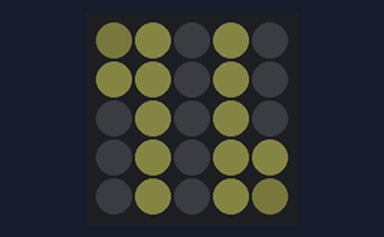
Bench run of a sketch on a simulated ESP32. Parts: 5×5 RGB LED matrix (first LED top left, wired row by row). Dim RGB values are drawn brighter than linear; WiFi joins after 1.5 s; servers stay silent unless stated; network time is answered at once with the bench clock; the local clock reads 2024-03-15 10:24:30 at power-on unless the sketch sets it; what the sketch prints to the serial monitor is not drawn.

Above: at 0.1 s.
At 3.03 s:
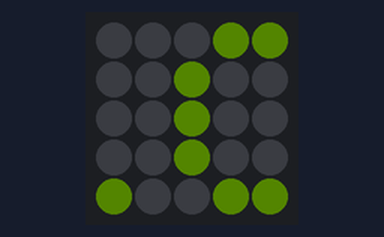
At 6.1 s:
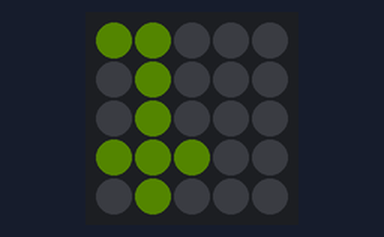
At 13.95 s:
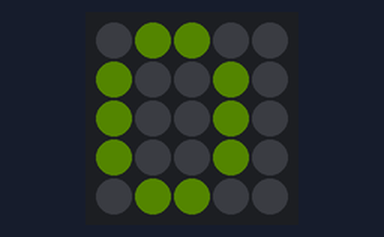
At 21.72 s:
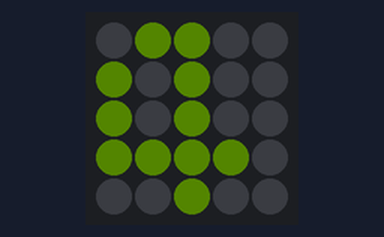
At 37.6 s:
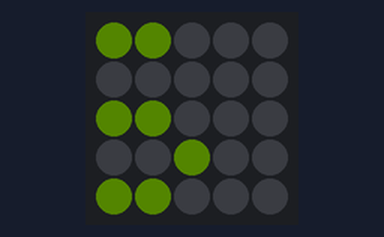

Measured:
- what the display in image 0 shows lasts 2.2 s, from 0.1 s to 2.3 s
- what the display in image 2 shows lasts 1.4 s, from 6.1 s to 7.5 s

The sketch:

m5atom-ntp-clock.ino
```cpp
#include <M5Atom.h>

#include <NTPClient.h>
#include <WiFi.h>
#include <WiFiUdp.h>

extern const unsigned char image_NO0[77];
extern const unsigned char image_NO1[77];
extern const unsigned char image_NO2[77];
extern const unsigned char image_NO3[77];
extern const unsigned char image_NO4[77];
extern const unsigned char image_NO5[77];
extern const unsigned char image_NO6[77];
extern const unsigned char image_NO7[77];
extern const unsigned char image_NO8[77];
extern const unsigned char image_NO9[77];
extern const unsigned char image_SYNC[77];

extern const unsigned char image_ZEROZERO[347];

extern const unsigned char image_SCONF[77];


const unsigned char* IMAGES[10] = { image_NO0, image_NO1, image_NO2, image_NO3, image_NO4, image_NO5, image_NO6, image_NO7, image_NO8, image_NO9 };

int lastUpdateHour = 0;

unsigned char display_buffer[347];

const int LINE_PX = 23;
const int PX_SIZE = 3;
const int ROW_OFFSET = LINE_PX * PX_SIZE;

//JST:9Hour = 32400sec
const int UTC_OFFSET  = 32400;

//***********************************************************************
WiFiUDP ntpUDP;
NTPClient timeClient(ntpUDP, UTC_OFFSET);

/**
 * LEDマトリクスへ出力する内容を編集する。
 * 00:00形式である想定。
 */
void setBuffer(const unsigned char* source, unsigned char* dest, int pos) {
  //1Px = 3BYTE
  //数字は4Pxで記載。
  //左1pxが空白なので、5pxごと処理する
  int outputRowPos = (5 * pos) * PX_SIZE;
  if (pos > 1) {
    //「:」は2ピクセル使用
    outputRowPos += 2 * PX_SIZE;
  }
  //先頭２バイトはW*H
  outputRowPos += 2;

  //Serial.println(outputRowPos);

  for (int i = 0; i < 5; ++i) {
    //5行。
    int rowPos = outputRowPos + (i * ROW_OFFSET);
    for (int j = 0; j < 5; ++j) {
      //5列。
      //dest[rowPos + j] = source[2 + (((i*5) + j) * PX_SIZE)];
      for (int k = 0; k < PX_SIZE; ++k) {
        //k:RGBの1byte
        int sourcePos = (i * 5 * PX_SIZE) + (j * PX_SIZE) + k + 2;  //2:W*H
        //Serial.print("Source Pos:");
        //Serial.println(sourcePos);
        int destPos = rowPos + (j * PX_SIZE) + k;
        //Serial.print("Dest Pos:");
        //Serial.println(destPos);
        dest[destPos] = source[sourcePos];
      }
    }
  }
}

/**
 * NTPサーバに問い合わせを行い、時刻を更新する。
 * 本関数内でWi-Fiへの接続及び切断を実施するので注意。
 */
void ntp_refresh() {
  //SYNCアイコンにする
  M5.dis.displaybuff((uint8_t*)image_SYNC);

  WiFi.begin();

  Serial.println("Connecting WiFi..");
  while (true) {
    int status = WiFi.status();
    Serial.printf("status:%d\n", status);
    if (status != WL_CONNECTED) {
      delay(1000);
      continue;
    }
    timeClient.begin();
    timeClient.update();
    timeClient.end();

    WiFi.disconnect();

    Serial.printf("NTP OK. time:%s\n", timeClient.getFormattedTime());
    break;
  }
}

/**
 * SmartConfigを試みる。
 * SmartConfig成功後に切断するので、継続してWiFiを使用する場合は
 * 呼び出し元で接続すること。
 */
void trySmartConfig(){

  if(!M5.Btn.isPressed()){
    return;
  }

  M5.dis.displaybuff((uint8_t*)image_SCONF);
  Serial.println("SmartConfig Begin.");
  WiFi.mode(WIFI_AP_STA);
  WiFi.beginSmartConfig();

  Serial.print("Waiting SmartConfig.");
  while(!WiFi.smartConfigDone()){
    delay(500);
    Serial.print(".");
  }
  Serial.println("\nSmartConfig received.");

  //SmartConfigが成功すると、自動的に接続される。
  //NTP同期時にも接続・切断するので、一度切断する。
  while(true){
    int status = WiFi.status();
    if (status != WL_CONNECTED) {
      delay(1000);
      continue;
    }
    WiFi.disconnect();
    break;
  }
}


void setup() {

  Serial.begin(115200);
  M5.begin(true, false, true);

  delay(50);
  M5.dis.setBrightness(20);
  memcpy(display_buffer, image_ZEROZERO, 347);

  trySmartConfig();

  ntp_refresh();
  lastUpdateHour = timeClient.getHours();
}

void loop() {

  if (abs(timeClient.getHours() - lastUpdateHour) > 0) {
    //「時」が変わったタイミングで同期する。
    Serial.println("refresh.");
    ntp_refresh();
    lastUpdateHour = timeClient.getHours();
  }

  int hours = timeClient.getHours();
  int minutes = timeClient.getMinutes();

  setBuffer(IMAGES[hours / 10], display_buffer, 0);
  setBuffer(IMAGES[hours % 10], display_buffer, 1);
  setBuffer(IMAGES[minutes / 10], display_buffer, 2);
  setBuffer(IMAGES[minutes % 10], display_buffer, 3);

  M5.dis.setWidthHeight(23, 5);
  M5.dis.animation((uint8_t*)display_buffer, 200, LED_DisPlay::kMoveLeft, 19);

  Serial.printf("Display Updated. time:%s\n", timeClient.getFormattedTime());
  delay(5250);
}
```

NO0.c
```cpp
// File URLC:/Users/ishibashi/AppData/Local/Temp/RarSFX0/NO0.c
// Image Size: width=5,height=5
// Data  Size: 77
const unsigned char image_NO0[77]=
{
/* width  005 */ 0x05,
/* height 005 */ 0x05,
/* Line   000 */ 0x00,0x00,0x00, 0x00,0x00,0x00, 0xff,0xaa,0x00, 0xff,0xaa,0x00, 0x00,0x00,0x00, //
/* Line   001 */ 0x00,0x00,0x00, 0xff,0xaa,0x00, 0x00,0x00,0x00, 0x00,0x00,0x00, 0xff,0xaa,0x00, //
/* Line   002 */ 0x00,0x00,0x00, 0xff,0xaa,0x00, 0x00,0x00,0x00, 0x00,0x00,0x00, 0xff,0xaa,0x00, //
/* Line   003 */ 0x00,0x00,0x00, 0xff,0xaa,0x00, 0x00,0x00,0x00, 0x00,0x00,0x00, 0xff,0xaa,0x00, //
/* Line   004 */ 0x00,0x00,0x00, 0x00,0x00,0x00, 0xff,0xaa,0x00, 0xff,0xaa,0x00, 0x00,0x00,0x00, //
};
```

NO1.c
```cpp
// File URLC:/Users/ishibashi/AppData/Local/Temp/RarSFX0/NO1.c
// Image Size: width=5,height=5
// Data  Size: 77
const unsigned char image_NO1[77]=
{
/* width  005 */ 0x05,
/* height 005 */ 0x05,
/* Line   000 */ 0x00,0x00,0x00, 0x00,0x00,0x00, 0x00,0x00,0x00, 0xff,0xaa,0x00, 0x00,0x00,0x00, //
/* Line   001 */ 0x00,0x00,0x00, 0x00,0x00,0x00, 0xff,0xaa,0x00, 0xff,0xaa,0x00, 0x00,0x00,0x00, //
/* Line   002 */ 0x00,0x00,0x00, 0x00,0x00,0x00, 0x00,0x00,0x00, 0xff,0xaa,0x00, 0x00,0x00,0x00, //
/* Line   003 */ 0x00,0x00,0x00, 0x00,0x00,0x00, 0x00,0x00,0x00, 0xff,0xaa,0x00, 0x00,0x00,0x00, //
/* Line   004 */ 0x00,0x00,0x00, 0x00,0x00,0x00, 0xff,0xaa,0x00, 0xff,0xaa,0x00, 0xff,0xaa,0x00, //
};
```

NO2.c
```cpp
// File URLC:/Users/ishibashi/AppData/Local/Temp/RarSFX0/NO2.c
// Image Size: width=5,height=5
// Data  Size: 77
const unsigned char image_NO2[77]=
{
/* width  005 */ 0x05,
/* height 005 */ 0x05,
/* Line   000 */ 0x00,0x00,0x00, 0x00,0x00,0x00, 0xff,0xaa,0x00, 0xff,0xaa,0x00, 0x00,0x00,0x00, //
/* Line   001 */ 0x00,0x00,0x00, 0xff,0xaa,0x00, 0x00,0x00,0x00, 0x00,0x00,0x00, 0xff,0xaa,0x00, //
/* Line   002 */ 0x00,0x00,0x00, 0x00,0x00,0x00, 0x00,0x00,0x00, 0xff,0xaa,0x00, 0x00,0x00,0x00, //
/* Line   003 */ 0x00,0x00,0x00, 0x00,0x00,0x00, 0xff,0xaa,0x00, 0x00,0x00,0x00, 0x00,0x00,0x00, //
/* Line   004 */ 0x00,0x00,0x00, 0xff,0xaa,0x00, 0xff,0xaa,0x00, 0xff,0xaa,0x00, 0xff,0xaa,0x00, //
};
```

NO3.c
```cpp
// File URLC:/Users/ishibashi/AppData/Local/Temp/RarSFX0/NO3.c
// Image Size: width=5,height=5
// Data  Size: 77
const unsigned char image_NO3[77]=
{
/* width  005 */ 0x05,
/* height 005 */ 0x05,
/* Line   000 */ 0x00,0x00,0x00, 0x00,0x00,0x00, 0xff,0xaa,0x00, 0xff,0xaa,0x00, 0x00,0x00,0x00, //
/* Line   001 */ 0x00,0x00,0x00, 0x00,0x00,0x00, 0x00,0x00,0x00, 0x00,0x00,0x00, 0xff,0xaa,0x00, //
/* Line   002 */ 0x00,0x00,0x00, 0x00,0x00,0x00, 0xff,0xaa,0x00, 0xff,0xaa,0x00, 0x00,0x00,0x00, //
/* Line   003 */ 0x00,0x00,0x00, 0x00,0x00,0x00, 0x00,0x00,0x00, 0x00,0x00,0x00, 0xff,0xaa,0x00, //
/* Line   004 */ 0x00,0x00,0x00, 0x00,0x00,0x00, 0xff,0xaa,0x00, 0xff,0xaa,0x00, 0x00,0x00,0x00, //
};
```

NO4.c
```cpp
// File URLC:/Users/ishibashi/AppData/Local/Temp/RarSFX0/NO4.c
// Image Size: width=5,height=5
// Data  Size: 77
const unsigned char image_NO4[77]=
{
/* width  005 */ 0x05,
/* height 005 */ 0x05,
/* Line   000 */ 0x00,0x00,0x00, 0x00,0x00,0x00, 0xff,0xaa,0x00, 0xff,0xaa,0x00, 0x00,0x00,0x00, //
/* Line   001 */ 0x00,0x00,0x00, 0xff,0xaa,0x00, 0x00,0x00,0x00, 0xff,0xaa,0x00, 0x00,0x00,0x00, //
/* Line   002 */ 0x00,0x00,0x00, 0xff,0xaa,0x00, 0x00,0x00,0x00, 0xff,0xaa,0x00, 0x00,0x00,0x00, //
/* Line   003 */ 0x00,0x00,0x00, 0xff,0xaa,0x00, 0xff,0xaa,0x00, 0xff,0xaa,0x00, 0xff,0xaa,0x00, //
/* Line   004 */ 0x00,0x00,0x00, 0x00,0x00,0x00, 0x00,0x00,0x00, 0xff,0xaa,0x00, 0x00,0x00,0x00, //
};
```

NO5.c
```cpp
// File URLC:/Users/ishibashi/AppData/Local/Temp/RarSFX0/NO5.c
// Image Size: width=5,height=5
// Data  Size: 77
const unsigned char image_NO5[77]=
{
/* width  005 */ 0x05,
/* height 005 */ 0x05,
/* Line   000 */ 0x00,0x00,0x00, 0xff,0xaa,0x00, 0xff,0xaa,0x00, 0xff,0xaa,0x00, 0x00,0x00,0x00, //
/* Line   001 */ 0x00,0x00,0x00, 0xff,0xaa,0x00, 0x00,0x00,0x00, 0x00,0x00,0x00, 0x00,0x00,0x00, //
/* Line   002 */ 0x00,0x00,0x00, 0xff,0xaa,0x00, 0xff,0xaa,0x00, 0xff,0xaa,0x00, 0x00,0x00,0x00, //
/* Line   003 */ 0x00,0x00,0x00, 0x00,0x00,0x00, 0x00,0x00,0x00, 0x00,0x00,0x00, 0xff,0xaa,0x00, //
/* Line   004 */ 0x00,0x00,0x00, 0xff,0xaa,0x00, 0xff,0xaa,0x00, 0xff,0xaa,0x00, 0x00,0x00,0x00, //
};
```

NO6.c
```cpp
// File URLC:/Users/ishibashi/AppData/Local/Temp/RarSFX0/NO6.c
// Image Size: width=5,height=5
// Data  Size: 77
const unsigned char image_NO6[77]=
{
/* width  005 */ 0x05,
/* height 005 */ 0x05,
/* Line   000 */ 0x00,0x00,0x00, 0x00,0x00,0x00, 0xff,0xaa,0x00, 0xff,0xaa,0x00, 0x00,0x00,0x00, //
/* Line   001 */ 0x00,0x00,0x00, 0xff,0xaa,0x00, 0x00,0x00,0x00, 0x00,0x00,0x00, 0x00,0x00,0x00, //
/* Line   002 */ 0x00,0x00,0x00, 0xff,0xaa,0x00, 0xff,0xaa,0x00, 0xff,0xaa,0x00, 0x00,0x00,0x00, //
/* Line   003 */ 0x00,0x00,0x00, 0xff,0xaa,0x00, 0x00,0x00,0x00, 0x00,0x00,0x00, 0xff,0xaa,0x00, //
/* Line   004 */ 0x00,0x00,0x00, 0x00,0x00,0x00, 0xff,0xaa,0x00, 0xff,0xaa,0x00, 0x00,0x00,0x00, //
};
```

NO7.c
```cpp
// File URLC:/Users/ishibashi/AppData/Local/Temp/RarSFX0/NO7.c
// Image Size: width=5,height=5
// Data  Size: 77
const unsigned char image_NO7[77]=
{
/* width  005 */ 0x05,
/* height 005 */ 0x05,
/* Line   000 */ 0x00,0x00,0x00, 0xff,0xaa,0x00, 0xff,0xaa,0x00, 0xff,0xaa,0x00, 0xff,0xaa,0x00, //
/* Line   001 */ 0x00,0x00,0x00, 0x00,0x00,0x00, 0x00,0x00,0x00, 0x00,0x00,0x00, 0xff,0xaa,0x00, //
/* Line   002 */ 0x00,0x00,0x00, 0x00,0x00,0x00, 0x00,0x00,0x00, 0xff,0xaa,0x00, 0x00,0x00,0x00, //
/* Line   003 */ 0x00,0x00,0x00, 0x00,0x00,0x00, 0xff,0xaa,0x00, 0x00,0x00,0x00, 0x00,0x00,0x00, //
/* Line   004 */ 0x00,0x00,0x00, 0x00,0x00,0x00, 0xff,0xaa,0x00, 0x00,0x00,0x00, 0x00,0x00,0x00, //
};
```

NO8.c
```cpp
// File URLC:/Users/ishibashi/AppData/Local/Temp/RarSFX0/NO8.c
// Image Size: width=5,height=5
// Data  Size: 77
const unsigned char image_NO8[77]=
{
/* width  005 */ 0x05,
/* height 005 */ 0x05,
/* Line   000 */ 0x00,0x00,0x00, 0x00,0x00,0x00, 0xff,0xaa,0x00, 0xff,0xaa,0x00, 0x00,0x00,0x00, //
/* Line   001 */ 0x00,0x00,0x00, 0xff,0xaa,0x00, 0x00,0x00,0x00, 0x00,0x00,0x00, 0xff,0xaa,0x00, //
/* Line   002 */ 0x00,0x00,0x00, 0x00,0x00,0x00, 0xff,0xaa,0x00, 0xff,0xaa,0x00, 0x00,0x00,0x00, //
/* Line   003 */ 0x00,0x00,0x00, 0xff,0xaa,0x00, 0x00,0x00,0x00, 0x00,0x00,0x00, 0xff,0xaa,0x00, //
/* Line   004 */ 0x00,0x00,0x00, 0x00,0x00,0x00, 0xff,0xaa,0x00, 0xff,0xaa,0x00, 0x00,0x00,0x00, //
};
```

NO9.c
```cpp
// File URLC:/Users/ishibashi/AppData/Local/Temp/RarSFX0/NO9.c
// Image Size: width=5,height=5
// Data  Size: 77
const unsigned char image_NO9[77]=
{
/* width  005 */ 0x05,
/* height 005 */ 0x05,
/* Line   000 */ 0x00,0x00,0x00, 0x00,0x00,0x00, 0xff,0xaa,0x00, 0xff,0xaa,0x00, 0x00,0x00,0x00, //
/* Line   001 */ 0x00,0x00,0x00, 0xff,0xaa,0x00, 0x00,0x00,0x00, 0x00,0x00,0x00, 0xff,0xaa,0x00, //
/* Line   002 */ 0x00,0x00,0x00, 0x00,0x00,0x00, 0xff,0xaa,0x00, 0xff,0xaa,0x00, 0xff,0xaa,0x00, //
/* Line   003 */ 0x00,0x00,0x00, 0x00,0x00,0x00, 0x00,0x00,0x00, 0x00,0x00,0x00, 0xff,0xaa,0x00, //
/* Line   004 */ 0x00,0x00,0x00, 0x00,0x00,0x00, 0xff,0xaa,0x00, 0xff,0xaa,0x00, 0x00,0x00,0x00, //
};
```

SYNC.c
```cpp
// File URLC:/Users/ishibashi/AppData/Local/Temp/RarSFX0/SYNC.c
// Image Size: width=5,height=5
// Data  Size: 77
const unsigned char image_SYNC[77]=
{
/* width  005 */ 0x05,
/* height 005 */ 0x05,
/* Line   000 */ 0x4b,0x4b,0x24, 0xff,0xff,0x7f, 0x00,0x00,0x00, 0xff,0xff,0x7f, 0x00,0x00,0x00, //
/* Line   001 */ 0xff,0xff,0x7f, 0xff,0xff,0x7f, 0x00,0x00,0x00, 0xff,0xff,0x7f, 0x00,0x00,0x00, //
/* Line   002 */ 0x00,0x00,0x00, 0xff,0xff,0x7f, 0x00,0x00,0x00, 0xff,0xff,0x7f, 0x00,0x00,0x00, //
/* Line   003 */ 0x00,0x00,0x00, 0xff,0xff,0x7f, 0x00,0x00,0x00, 0xff,0xff,0x7f, 0xff,0xff,0x7f, //
/* Line   004 */ 0x00,0x00,0x00, 0xff,0xff,0x7f, 0x00,0x00,0x00, 0xff,0xff,0x7f, 0x4b,0x4b,0x24, //
};
```

Source omitted: SCONF.c (data table, 709 bytes), ZEROZERO.c (data table, 2158 bytes)
